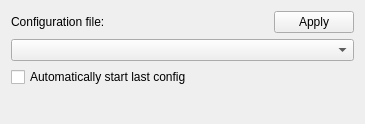
<?xml version="1.0" encoding="UTF-8"?>
<ui version="4.0">
 <class>IbisHardwareIGSIOSettingsWidget</class>
 <widget class="QWidget" name="IbisHardwareIGSIOSettingsWidget">
  <property name="geometry">
   <rect>
    <x>0</x>
    <y>0</y>
    <width>365</width>
    <height>124</height>
   </rect>
  </property>
  <property name="windowTitle">
   <string>IGSIO Settings</string>
  </property>
  <layout class="QVBoxLayout" name="verticalLayout">
   <item>
    <layout class="QHBoxLayout" name="horizontalLayout">
     <item>
      <widget class="QLabel" name="label">
       <property name="text">
        <string>Configuration file:</string>
       </property>
      </widget>
     </item>
     <item>
      <spacer name="horizontalSpacer">
       <property name="orientation">
        <enum>Qt::Horizontal</enum>
       </property>
       <property name="sizeHint" stdset="0">
        <size>
         <width>40</width>
         <height>20</height>
        </size>
       </property>
      </spacer>
     </item>
     <item>
      <widget class="QPushButton" name="applyConfigFileButton">
       <property name="text">
        <string>Apply</string>
       </property>
      </widget>
     </item>
    </layout>
   </item>
   <item>
    <widget class="QComboBox" name="configFileComboBox"/>
   </item>
   <item>
    <widget class="QCheckBox" name="autoStartLastConfigCheckBox">
     <property name="text">
      <string>Automatically start last config</string>
     </property>
    </widget>
   </item>
   <item>
    <spacer name="verticalSpacer">
     <property name="orientation">
      <enum>Qt::Vertical</enum>
     </property>
     <property name="sizeHint" stdset="0">
      <size>
       <width>20</width>
       <height>25</height>
      </size>
     </property>
    </spacer>
   </item>
  </layout>
 </widget>
 <resources/>
 <connections/>
</ui>
